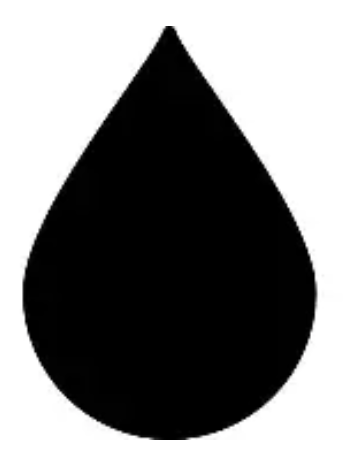
#> input picture TP2.detecciondeformasyobjetos/fotos/gotasH2O/gota1.png, 346 x 466 px; its folder holds only this picture in this run
$ python extractor.py
#> lines starting #> are read from the running program, lines starting #| are printed output that depends on the picture; after the words box and inside, x2 and y2 are one past the last pixel; in counts of white or black regions, pixels touching at a corner belong together
import cv2
import csv
import glob
import numpy
import math
import os


def hu_moments_of_file(filename):
    """
    Genera los momentos de Hu para una imagen específica.
    Adaptado para procesar gotas de agua, rayos y lunas.
    """
    image = cv2.imread(filename)
    if image is None:
        print(f"Error: No se pudo cargar la imagen {filename}")
        return None

    gray = cv2.cvtColor(image, cv2.COLOR_RGB2GRAY)

    # Usar umbralización adaptativa para diferentes tipos de formas
    # Parámetros ajustados para gotas, rayos y lunas
    bin = cv2.adaptiveThreshold(gray, 255, cv2.ADAPTIVE_THRESH_GAUSSIAN_C, cv2.THRESH_BINARY, 67, 2)

    # Invertir la imagen para que el área de las formas esté llena de 1's
    # Esto es necesario para cv2.findContours
    bin = 255 - bin

    # Operaciones morfológicas para limpiar ruido
    kernel = numpy.ones((3, 3), numpy.uint8)
    # Erosión para eliminar pequeños puntos de ruido
    bin = cv2.morphologyEx(bin, cv2.MORPH_ERODE, kernel)

    # Opcional: dilatación para recuperar el tamaño original después de la erosión
    # bin = cv2.morphologyEx(bin, cv2.MORPH_DILATE, kernel)

    contours, hierarchy = cv2.findContours(bin, cv2.RETR_LIST, cv2.CHAIN_APPROX_SIMPLE)

    if not contours:
        print(f"Error: No se encontraron contornos en {filename}")
        return None

    # Obtener el contorno de área máxima (probablemente la forma principal)
    shape_contour = max(contours, key=cv2.contourArea)

    # [38 lines of commented-out code are left out]
    moments = cv2.moments(shape_contour)

    # Calcular momentos de Hu
    huMoments = cv2.HuMoments(moments)

    # Aplicar escala logarítmica a los momentos de Hu
    for i in range(0, 7):
        if abs(huMoments[i]) > 0:  # Evitar log(0)
            huMoments[i] = -1 * math.copysign(1.0, huMoments[i]) * math.log10(abs(huMoments[i]))
        else:
            huMoments[i] = 0

    return huMoments


def write_hu_moments_for_category(category_folder, writer):
    """
    Procesa todas las imágenes en una categoría específica y escribe sus momentos de Hu
    """
    # Obtener la ruta completa de la carpeta de categoría
    category_path = os.path.join('fotos', category_folder)
    print(f"category_path:{category_path}")
    # Buscar todas las imágenes en la carpeta

    # Lista solo los archivos (sin incluir subcarpetas)
    files = [os.path.join(category_path, f) for f in os.listdir(category_path) if os.path.isfile(os.path.join(category_path, f))]


    for file in files:
        print(file)


    print(f"Procesando {len(files)} imágenes en la categoría '{category_folder}'")

    processed_count = 0
    error_count = 0

    for file in files:
        # Obtener solo el nombre del archivo (sin la ruta)
        filename = os.path.basename(file)

        # Generar los momentos de Hu
        hu_moments = hu_moments_of_file(file)

        if hu_moments is not None:
            # Aplanar el array de momentos de Hu
            flattened = hu_moments.ravel()

            # Crear la fila con: [hu_moment_1, hu_moment_2, ..., hu_moment_7, category]
            row = numpy.append(flattened, category_folder)

            # Escribir la fila en el archivo CSV
            writer.writerow(row)
            processed_count += 1
            print(f"  ✓ Procesado: {filename}")
        else:
            error_count += 1
            print(f"  ✗ Error procesando: {filename}")

    print(f"  Resumen: {processed_count} procesadas exitosamente, {error_count} con errores")


def generate_hu_moments_file():
    """
    Función principal que genera el archivo CSV con todos los momentos de Hu
    para gotas de agua, rayos y lunas
    """
    # Crear el directorio de archivos generados si no existe
    os.makedirs('archivosgenerados', exist_ok=True)

    # Verificar que existe la carpeta fotos
    fotos_path = 'fotos'
    if not os.path.exists(fotos_path):
        print(f"Error: La carpeta '{fotos_path}' no existe")
        print("Asegúrate de tener una carpeta 'fotos' con subcarpetas para cada categoría:")
        print("  - fotos/gotasH2O/")
        print("  - fotos/rayos/")
        print("  - fotos/lunas/")
        return

    # Obtener todas las subcarpetas en la carpeta fotos
    categories = [d for d in os.listdir(fotos_path)
                  if os.path.isdir(os.path.join(fotos_path, d))]

    if not categories:
        print(f"No se encontraron subcarpetas en '{fotos_path}'")
        print("Crea subcarpetas para cada categoría de imágenes")
        return

    print(f"Categorías encontradas: {categories}")

    # Crear el archivo CSV
    output_file = 'archivosgenerados/weather-elements-hu-moments.csv'

    try:
        with open(output_file, 'w', newline='', encoding='utf-8') as file:
            writer = csv.writer(file)

            # Escribir el encabezado del CSV (opcional - descomenta si lo necesitas)
            # header = ['hu_moment_1', 'hu_moment_2', 'hu_moment_3', 'hu_moment_4',
            #           'hu_moment_5', 'hu_moment_6', 'hu_moment_7', 'category']
            # writer.writerow(header)

            # Procesar cada categoría
            total_processed = 0
            for category in categories:
                print(f"\n{'='*50}")
                print(f"Procesando categoría: {category}")
                print(f"{'='*50}")

                # Contar archivos antes de procesar

                category_path = os.path.join('fotos', category)
                print(f"category_path:{category_path}")

                # Lista solo los archivos (sin incluir subcarpetas)
                files = [os.path.join(category_path, f) for f in os.listdir(category_path) if os.path.isfile(os.path.join(category_path, f))]


                if files:
                    write_hu_moments_for_category(category, writer)
#> in hu_moments_of_file, image is the input picture: shape (466, 346, 3); mean B, G, R 129.2, 129.2, 129.2
#> in hu_moments_of_file, `bin = cv2.adaptiveThreshold(gray, 255, cv2.ADAPTIVE_THRESH_GAUSSIAN_C,..`:
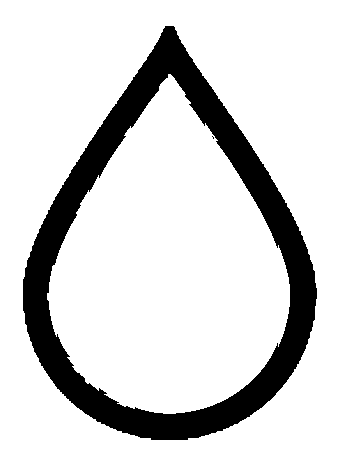
#> bin: shape (466, 346); 84% white; 2 black regions (1 under 20 px), largest, box (x1, y1, x2, y2) and area: (23, 26, 317, 440) 25863
#> in hu_moments_of_file, `bin = cv2.morphologyEx(bin, cv2.MORPH_ERODE, kernel)`:
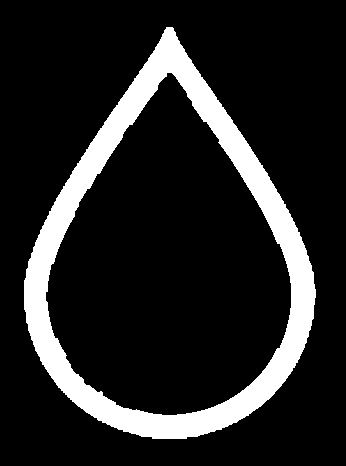
#> bin: shape (466, 346); 14.4% white; 1 white region
#> in hu_moments_of_file, `contours, hierarchy = cv2.findContours(bin, cv2.RETR_LIST, cv2.CHAIN_A..`: contours = 2 contours; box (x1, y1, x2, y2) and area: (24, 27, 316, 439) 77736, (45, 72, 292, 416) 55418
#> in hu_moments_of_file, `shape_contour = max(contours, key=cv2.contourArea)`: shape_contour = contour of 501 points, box (x1, y1, x2, y2) (24, 27, 316, 439), area 77736
#> in hu_moments_of_file, `moments = cv2.moments(shape_contour)`: moments = moments, m00 77735.5, centre m10/m00, m01/m00 = (168.9, 266)
#> in hu_moments_of_file, `huMoments = cv2.HuMoments(moments)`: huMoments = [0.172, 0.00256, 0.000464, 3.35e-05, 4.18e-09, 1.69e-06, -1.81e-11]
#> after the loop in hu_moments_of_file, `for i in range(0, 7):`: huMoments = [0.765, 2.59, 3.33, 4.47, 8.38, 5.77, -10.74]
                    total_processed += len(files)
                else:
                    print(f"  ⚠️  No se encontraron imágenes en la categoría '{category}'")
#> pass 2 of the loop in generate_hu_moments_file, `for category in categories:`:
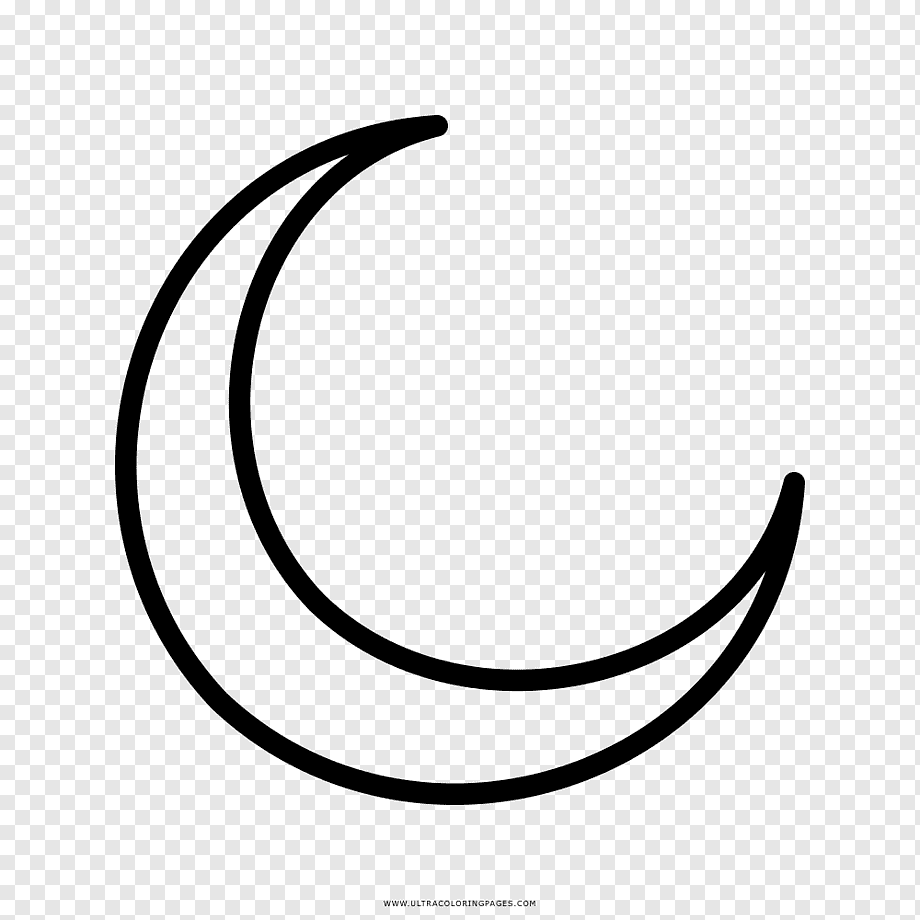
#> input picture TP2.detecciondeformasyobjetos/fotos/lunas/luna1.png, 920 x 920 px
#> in hu_moments_of_file, image is the input picture: shape (920, 920, 3); min 0, max 255, mean 226.3
#> gray: shape (920, 920)
#> in hu_moments_of_file (call 2), `bin = cv2.adaptiveThreshold(gray, 255, cv2.ADAPTIVE_THRESH_GAUSSIAN_C,..`:
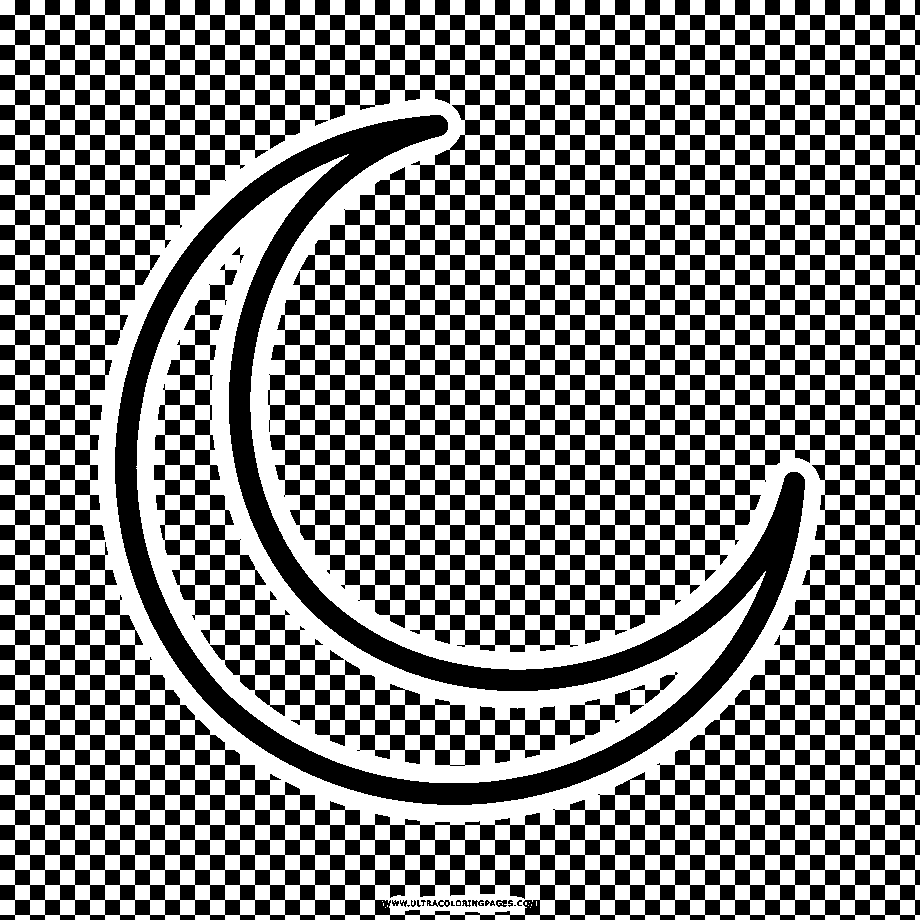
#> bin: shape (920, 920); 51.8% white; 21 black regions (7 under 20 px), largest, box (x1, y1, x2, y2) and area: (0, 0, 920, 920) 326648, (115, 115, 805, 805) 56556, (154, 264, 644, 766) 23890
#> in hu_moments_of_file (call 2), `bin = cv2.morphologyEx(bin, cv2.MORPH_ERODE, kernel)`:
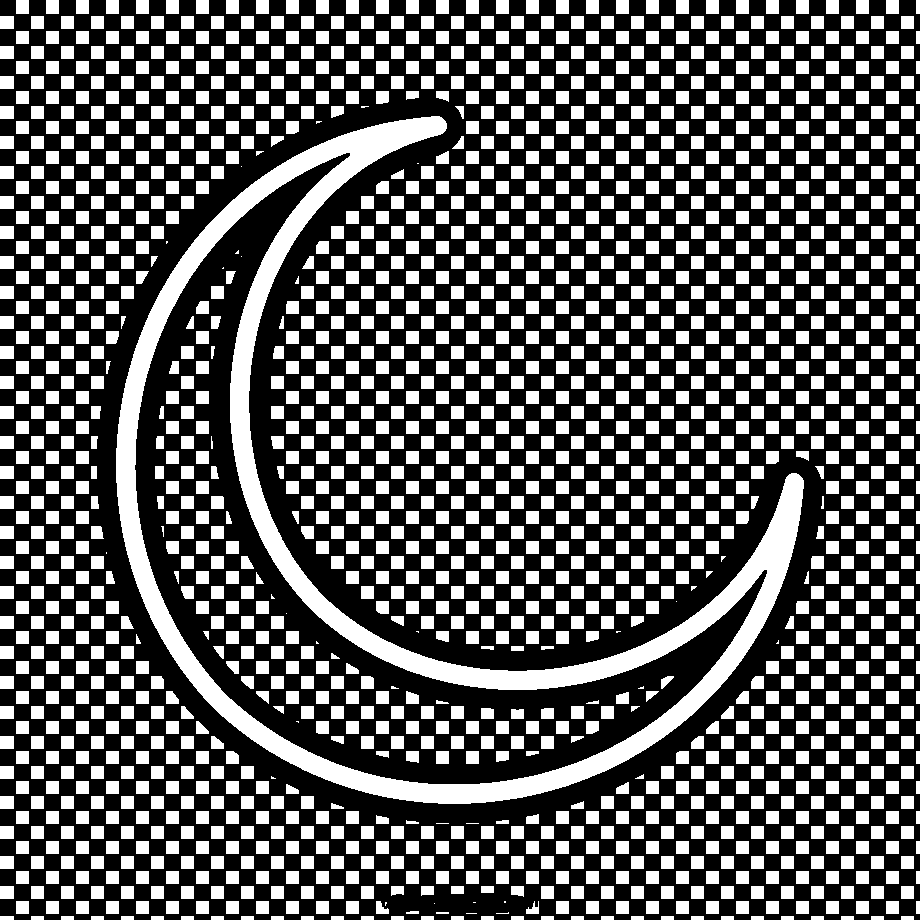
#> bin: shape (920, 920); 36.8% white; 1671 white regions (31 under 20 px)
#> contours = 1672 contours, 42 with area under 20; largest, box (x1, y1, x2, y2) and area: (116, 116, 804, 804) 137376, (134, 152, 768, 785) 89662, (0, 886, 14, 899) 156, (0, 856, 14, 869) 156, (0, 826, 14, 839) 156
#> shape_contour = contour of 1296 points, box (x1, y1, x2, y2) (116, 116, 804, 804), area 137376
#> moments = moments, m00 137375.5, centre m10/m00, m01/m00 = (357.7, 561.3)
#> in hu_moments_of_file (call 2), `huMoments = cv2.HuMoments(moments)`: huMoments = [0.468, 0.0451, 0.0353, 0.012, -0.000248, -0.00255, 4.12e-08]
#> after the loop in hu_moments_of_file (call 2), `for i in range(0, 7):`: huMoments = [0.33, 1.35, 1.45, 1.92, -3.61, -2.59, 7.38]

            print(f"\n{'='*50}")
            print(f"PROCESO COMPLETADO")
            print(f"{'='*50}")
            print(f"Archivo generado: {output_file}")
            print(f"Total de imágenes procesadas: {total_processed}")
            print(f"Categorías procesadas: {len(categories)}")

    except Exception as e:
        print(f"Error al crear o escribir el archivo CSV: {e}")


if __name__ == "__main__":
    print("Iniciando extracción de momentos de Hu para elementos meteorológicos...")
    print("Categorías esperadas: gotasH2O, rayos, lunas")
    print("-" * 60)
    generate_hu_moments_file()
    print("-" * 60)
    print("Proceso completado.")
